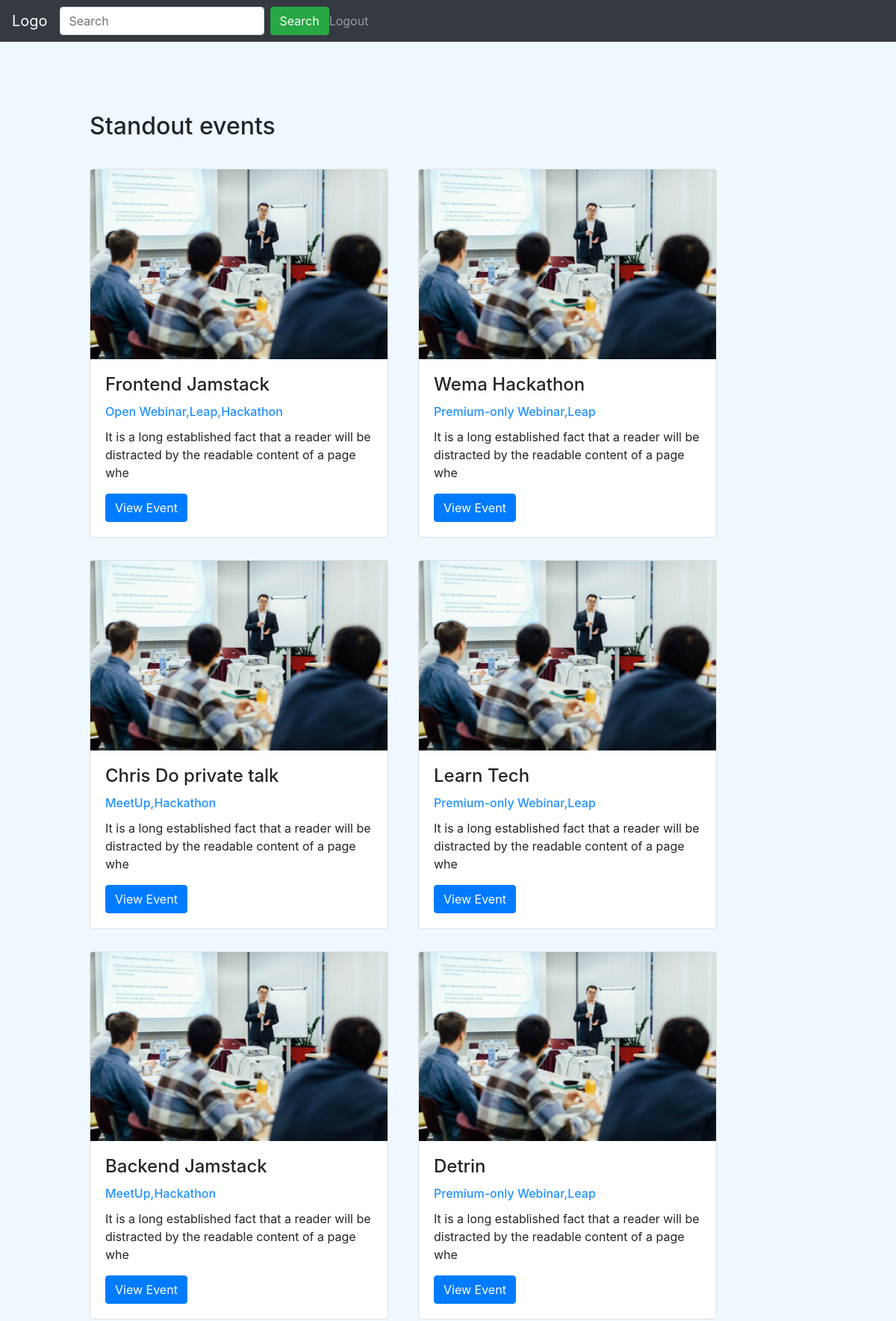
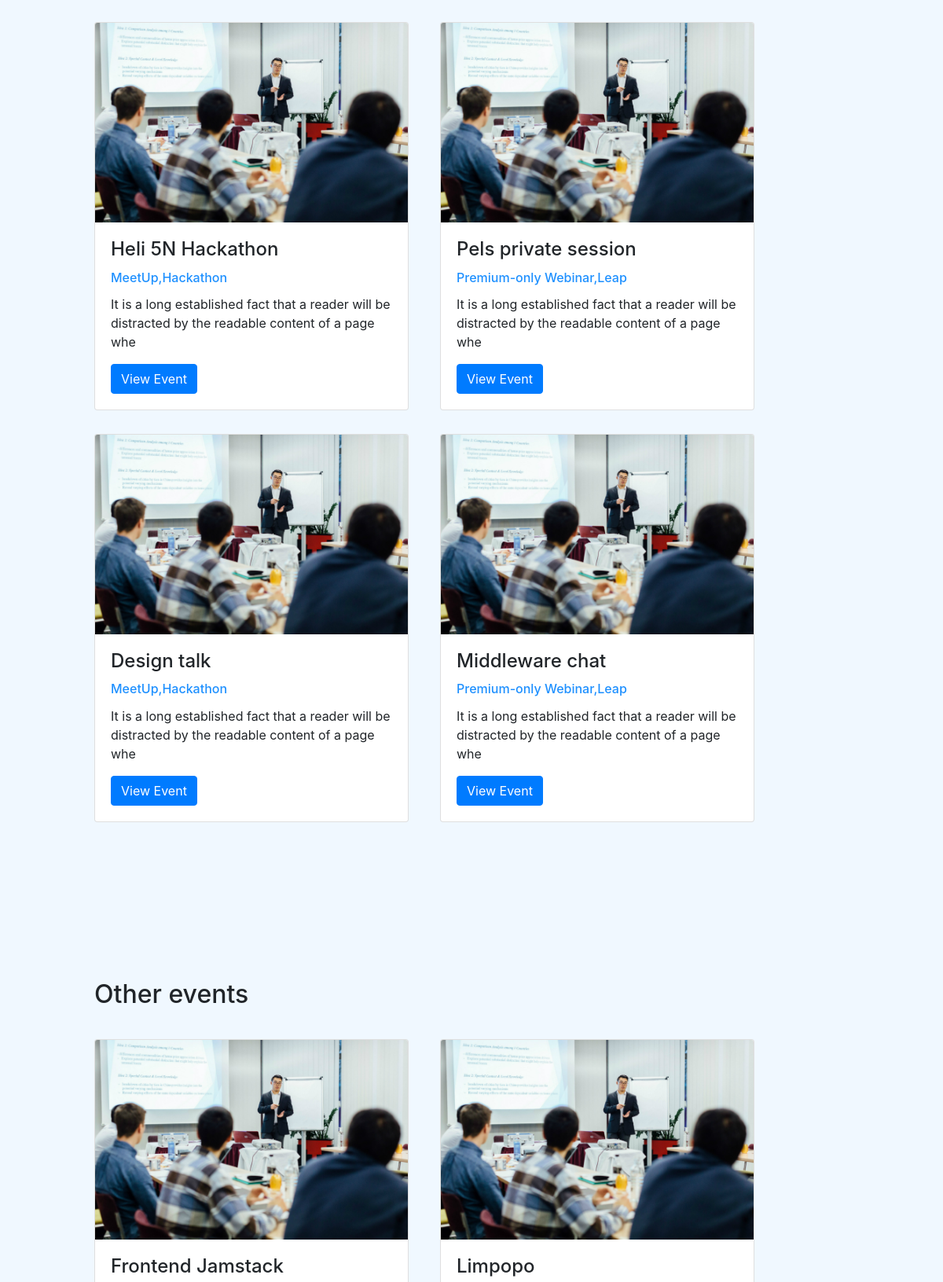
The page / (signed in, upper part) on the database its author committed (2 pictures, top to bottom).
### tables this page shows
CREATE TABLE `events` (
  `id` smallint NOT NULL AUTO_INCREMENT,
  `name` varchar(255) DEFAULT NULL,
  `desc` text NOT NULL,
  `created_at` datetime NOT NULL DEFAULT CURRENT_TIMESTAMP,
  `updated_at` datetime NOT NULL,
  PRIMARY KEY (`id`)
);

### private/query_functions.php (called while the page is built, shortened)
<?php
  function fetch_all_events() {
  global $db;
  $sql = "SELECT events.name, events.desc, events.id, events.created_at, result.types FROM ( SELECT events.id, GROUP_CONCAT(types.name) AS types FROM events INNER JOIN event_types ON events.id = event_types.event_id INNER JOIN type_events ON event_types.type_id = type_events.id INNER JOIN event_types AS has_types ON events.id = has_types.event_id INNER JOIN type_events AS types ON has_types.type_id = types.id GROUP BY events.id ) AS result INNER JOIN events USING(id);";
  $result = mysqli_query($db, $sql);
  return $result;
  }
  function fetch_standout_events() {
    global $db;
    $sql = "SELECT events.name, events.desc, events.id,  result.types FROM ( SELECT events.id, GROUP_CONCAT(types.name) AS types FROM events INNER JOIN event_types ON events.id = event_types.event_id  AND event_types.type_id IN (2,3) INNER JOIN type_events ON event_types.type_id = type_events.id INNER JOIN event_types AS has_types ON events.id = has_types.event_id INNER JOIN type_events AS types ON has_types.type_id = types.id GROUP BY events.id ) AS result INNER JOIN events USING(id) ;";
    $result = mysqli_query($db, $sql);
    return $result;
  }
?>

### private/functions.php (called while the page is built, shortened)
<?php
function h($string="") {
  return htmlspecialchars($string);
}
?>

### public/index.php (the view, shortened to what this page needs)
<?php include(SHARED_PATH . '/header.php'); ?>
<?php
$standout_events = fetch_standout_events();
$other_events = fetch_all_events();
function getTypes($typeString) {
    $typeArray = explode(',',$typeString);
    $intersectArray = array_unique($typeArray);
    return implode(',', $intersectArray);
}
?>
    <div class="contain">
        <h2>Standout events</h2>
        <div class="standout-row">
            <?php while($standout_event = mysqli_fetch_assoc($standout_events)) { ?>
                <div class="card" style="width:400px">
                    <img class="card-img-top" src="images/event.jpg" alt="Card image">
                    <div class="card-body">
                        <h4 class="card-title"><?php echo h($standout_event['name']); ?></h4>
                        <h6 class="card-title blue"><?php echo getTypes($standout_event['types']); ?></h6>
                        <p class="card-text"><?php echo substr(h($standout_event['desc']), 0, 100); ?></p>
                        <button
                            name="view-btn"
                            class="btn btn-primary view-btn"
                            data-toggle="modal"
                            data-target="#exampleModal"
                            data-desc="<?= $standout_event['desc']; ?>"
                            data-id="<?= $standout_event['id']; ?>"
                            data-typeName="<?= getTypes($standout_event['types']); ?>"
                            data-eventName="<?= $standout_event['name']; ?>"
                        >View Event
                        </button>
                    </div>
                </div>
            <?php } ?>
        </div>
        <h2 class="mt-20">Other events</h2>
        <div class="standout-row">
            <?php while($other_event = mysqli_fetch_assoc($other_events)) { ?>
                <div class="card" style="width:400px">
                    <img class="card-img-top" src="images/event.jpg" alt="Card image">
                    <div class="card-body">
                        <h4 class="card-title"><?php echo h($other_event['name']); ?></h4>
                    </div>
                </div>
            <?php } ?>
        </div>
    </div>
<?php include(SHARED_PATH . '/footer.php'); ?>

### public/stylesheets/style.css (style rules this page uses)
html { height: 100%; width: 100%; }
body, html { background-color: aliceblue !important; }
.contain { margin: 150px 10%; }
.standout-row { display: flex; flex-wrap: wrap; }
.standout-row .card { margin-top: 30px; margin-right: 40px; }
.blue { color: dodgerblue; }
.mt-20 { margin-top: 200px; }

### rows shown on the page
events: name "Frontend Jamstack", types "Open Webinar,Leap,Hackathon", desc "It is a long established fact that a reader will be distracted by the readable content of a page whe"
events: name "Wema Hackathon", types "Premium-only Webinar,Leap", desc "It is a long established fact that a reader will be distracted by the readable content of a page whe"
events: name "Chris Do private talk", types "MeetUp,Hackathon", desc "It is a long established fact that a reader will be distracted by the readable content of a page whe"
events: name "Learn Tech", types "Premium-only Webinar,Leap", desc "It is a long established fact that a reader will be distracted by the readable content of a page whe"
events: name "Backend Jamstack", types "MeetUp,Hackathon", desc "It is a long established fact that a reader will be distracted by the readable content of a page whe"
events: name "Detrin", types "Premium-only Webinar,Leap", desc "It is a long established fact that a reader will be distracted by the readable content of a page whe"
events: name "Heli 5N Hackathon", types "MeetUp,Hackathon", desc "It is a long established fact that a reader will be distracted by the readable content of a page whe"
events: name "Pels private session", types "Premium-only Webinar,Leap", desc "It is a long established fact that a reader will be distracted by the readable content of a page whe"
events: name "Design talk", types "MeetUp,Hackathon", desc "It is a long established fact that a reader will be distracted by the readable content of a page whe"
events: name "Middleware chat", types "Premium-only Webinar,Leap", desc "It is a long established fact that a reader will be distracted by the readable content of a page whe"
events: name "Limpopo"
